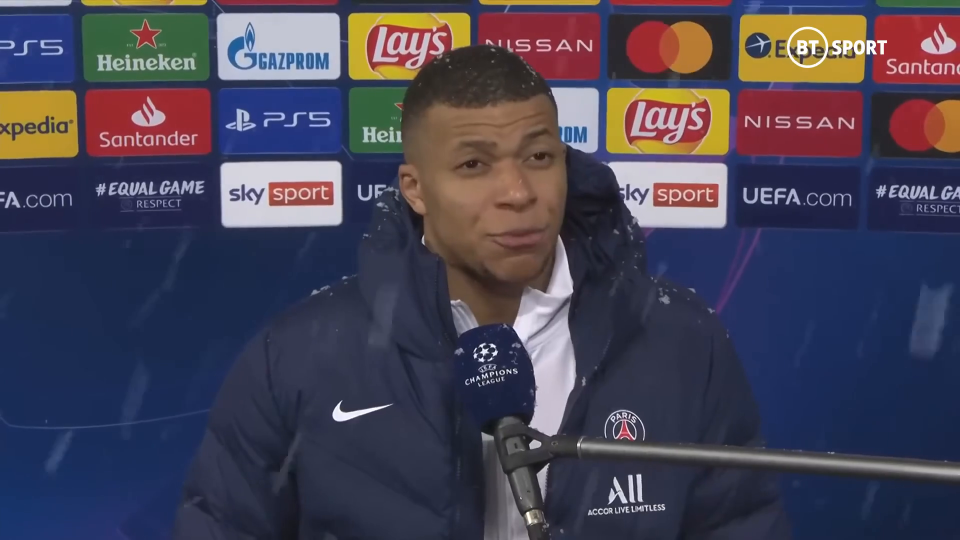
#> input picture frame 7 of CSC420/assignment4/task2/KylianMbappe.mp4, 1920 x 1080 px (shown at 1/2 size)
$ python main.py   (older library calls are emulated)
#> lines starting #> are read from the running program, lines starting #| are printed output that depends on the picture; after the words box and inside, x2 and y2 are one past the last pixel; in counts of white or black regions, pixels touching at a corner belong together
import cv2
import numpy as np
import matplotlib.pyplot as plt

def compute_iou(boxA, boxB):
    """
    Compute the Intersection over Union (IoU) between two bounding boxes.
    Each box is defined as (x, y, w, h).
    """
    xA, yA, wA, hA = boxA
    xB, yB, wB, hB = boxB
    xA2, yA2 = xA + wA, yA + hA
    xB2, yB2 = xB + wB, yB + hB

    xI1 = max(xA, xB)
    yI1 = max(yA, yB)
    xI2 = min(xA2, xB2)
    yI2 = min(yA2, yB2)
    if xI2 < xI1 or yI2 < yI1:
        return 0.0
    interArea = (xI2 - xI1) * (yI2 - yI1)
    boxAArea = wA * hA
    boxBArea = wB * hB
    iou = interArea / float(boxAArea + boxBArea - interArea)
    return iou

def process_video_hue(video_path):
    """Part 1: Use hue histogram and mean shift tracking, comparing with Viola–Jones detections."""
#> called with video_path = 'KylianMbappe.mp4'
    cap = cv2.VideoCapture(video_path)
    if not cap.isOpened():
        print("Error opening video")
        return

    ret, frame = cap.read()
#> frame is the input picture: shape (1080, 1920, 3); mean B, G, R 84.7, 67.4, 71.3
    if not ret:
        print("Cannot read video")
        return

    gray = cv2.cvtColor(frame, cv2.COLOR_BGR2GRAY)
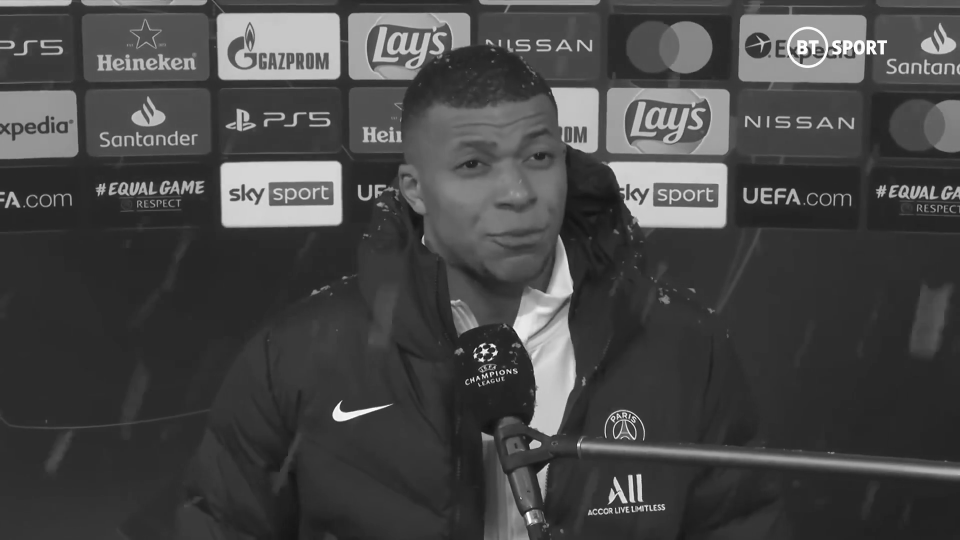
#> gray: shape (1080, 1920) (shown at 1/2 size); min 1, max 255, mean 70.5
    face_cascade = cv2.CascadeClassifier(cv2.data.haarcascades + "haarcascade_frontalface_default.xml")
    faces = face_cascade.detectMultiScale(gray, scaleFactor=1.1, minNeighbors=5)
#> faces = [[845, 193, 335, 335]]
    if len(faces) == 0:
        print("No face detected in the first frame.")
        return
    x, y, w, h = faces[0]
#> x = 845; y = 193; w = 335; h = 335

    track_window = (x, y, w, h)
#> track_window = (845, 193, 335, 335)

    hsv_roi = cv2.cvtColor(frame, cv2.COLOR_BGR2HSV)
#> hsv_roi: shape (1080, 1920, 3); mean H, S, V 105.1, 120.5, 101.3
    mask = cv2.inRange(hsv_roi, np.array((0, 30, 32)), np.array((180, 255, 255)))
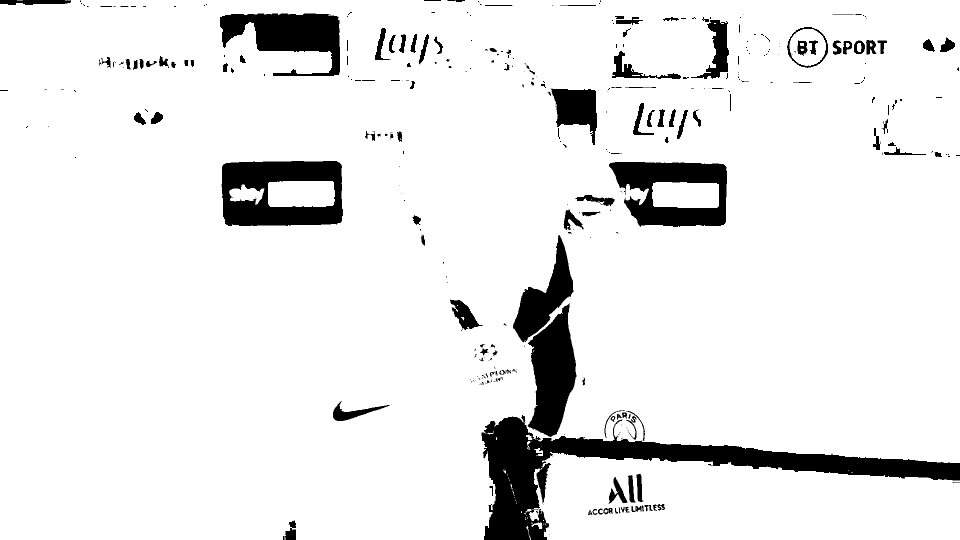
#> mask: shape (1080, 1920) (shown at 1/2 size); 91.6% white; 386 black regions (225 under 20 px), largest, box (x1, y1, x2, y2) and area: (963, 830, 1920, 1080) 53484, (443, 322, 686, 452) 21840, (1218, 324, 1454, 454) 18217
    roi = hsv_roi[y:y+h, x:x+w]
#> roi: shape (335, 335, 3); mean H, S, V 31, 95.8, 117.1
    mask_roi = mask[y:y+h, x:x+w]
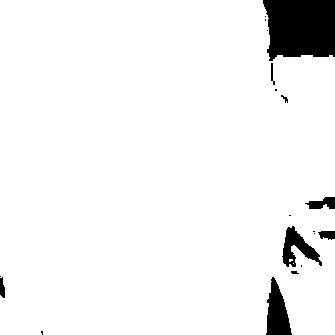
#> mask_roi: shape (335, 335); 94.7% white; 19 black regions (11 under 20 px), largest, box (x1, y1, x2, y2) and area: (263, 0, 335, 61) 3807, (266, 277, 292, 335) 927, (282, 226, 322, 267) 707
    roi_hist = cv2.calcHist([roi], [0], mask_roi, [180], [0, 180])
#> roi_hist = 180 values, max 22346 at index 12, min 0 at index 21, mean 590.2
    cv2.normalize(roi_hist, roi_hist, 0, 255, cv2.NORM_MINMAX)

    iou_list = []
    frame_nums = []
    frame_counter = 1

    sample_high = None
    sample_low = None

    while True:
        ret, frame = cap.read()
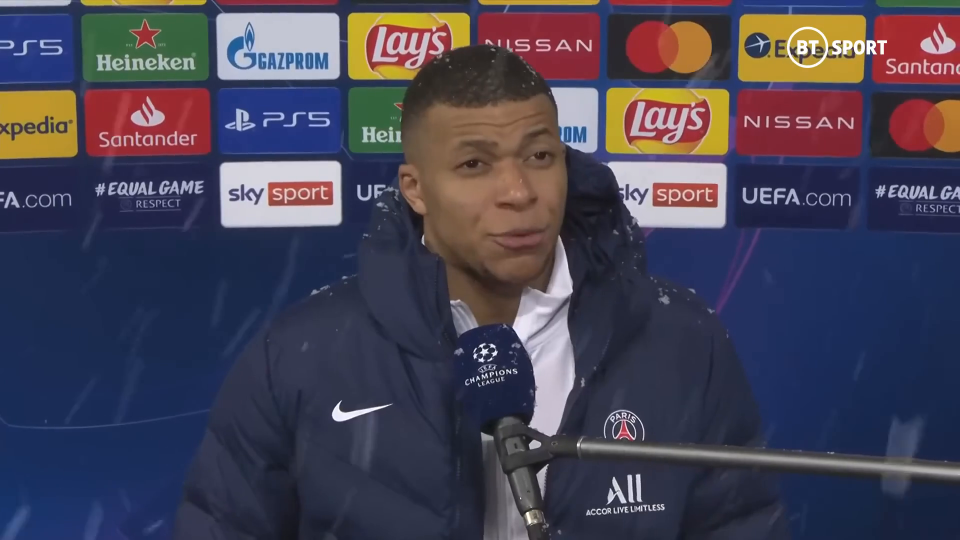
#> input picture frame 8 of CSC420/assignment4/task2/KylianMbappe.mp4, 1920 x 1080 px (shown at 1/2 size)
#> frame is the input picture: shape (1080, 1920, 3); mean B, G, R 84.6, 67.5, 71.3
        if not ret:
            break
        frame_counter += 1

        hsv = cv2.cvtColor(frame, cv2.COLOR_BGR2HSV)
#> hsv: shape (1080, 1920, 3); mean H, S, V 104.9, 120.5, 101.3
        back_proj = cv2.calcBackProject([hsv], [0], roi_hist, [0, 180], 1)
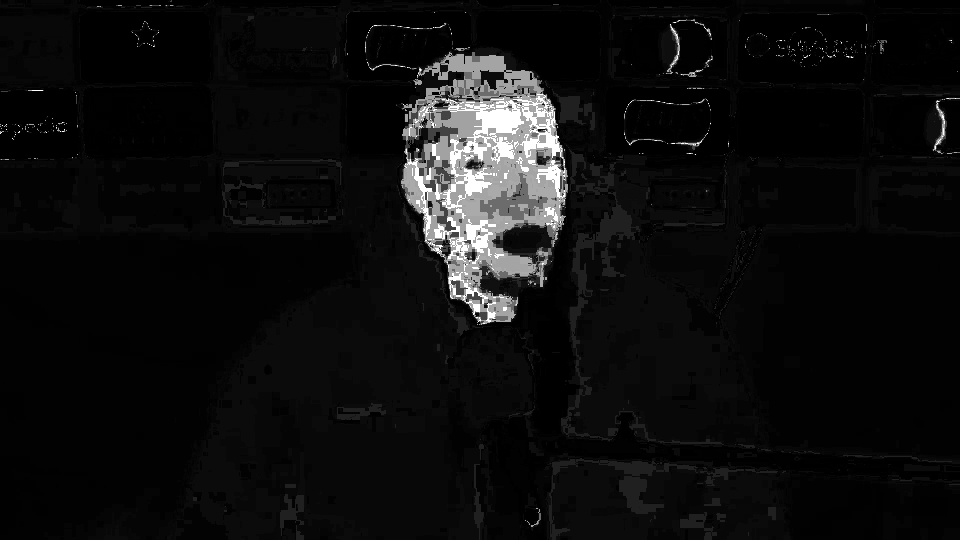
#> back_proj: shape (1080, 1920) (shown at 1/2 size); min 0, max 255, mean 14.6
        ret_val, track_window = cv2.meanShift(back_proj, track_window,
                                                (cv2.TERM_CRITERIA_EPS | cv2.TERM_CRITERIA_COUNT, 10, 1))
#> ret_val = 7; track_window = (807, 156, 335, 335)
        x_t, y_t, w_t, h_t = track_window
#> x_t = 807; y_t = 156; w_t = 335; h_t = 335

        gray = cv2.cvtColor(frame, cv2.COLOR_BGR2GRAY)
        faces = face_cascade.detectMultiScale(gray, scaleFactor=1.1, minNeighbors=5)
#> faces = [[1440, 190, 105, 105], [845, 193, 336, 336]]
        if len(faces) > 0:
            x_d, y_d, w_d, h_d = faces[0]
#> x_d = 1440; y_d = 190; w_d = 105; h_d = 105
        else:
            x_d, y_d, w_d, h_d = (0, 0, 0, 0)

        iou_val = compute_iou((x_t, y_t, w_t, h_t), (x_d, y_d, w_d, h_d))
#> in compute_iou, `xB, yB, wB, hB = boxB`: xB = 1440; yB = 190; wB = 105
#> in compute_iou, `xB2, yB2 = xB + wB, yB + hB`: xB2 = 1545; yB2 = 295
#> in compute_iou, `xI1 = max(xA, xB)`: xI1 = 1440
#> in compute_iou, `yI1 = max(yA, yB)`: yI1 = 190
#> in compute_iou, `xI2 = min(xA2, xB2)`: xI2 = 1142
#> in compute_iou, `yI2 = min(yA2, yB2)`: yI2 = 295
#> iou_val = 0
        iou_list.append(iou_val)
        frame_nums.append(frame_counter)

        if sample_high is None and iou_val > 0.5:
            sample_high = frame.copy()
            cv2.rectangle(sample_high, (x_t, y_t), (x_t+w_t, y_t+h_t), (0, 255, 0), 2)  # tracked: green
            cv2.rectangle(sample_high, (x_d, y_d), (x_d+w_d, y_d+h_d), (0, 0, 255), 2)  # detection: red

        if sample_low is None and iou_val < 0.1:
            sample_low = frame.copy()
            cv2.rectangle(sample_low, (x_t, y_t), (x_t+w_t, y_t+h_t), (0, 255, 0), 2)
            cv2.rectangle(sample_low, (x_d, y_d), (x_d+w_d, y_d+h_d), (0, 0, 255), 2)
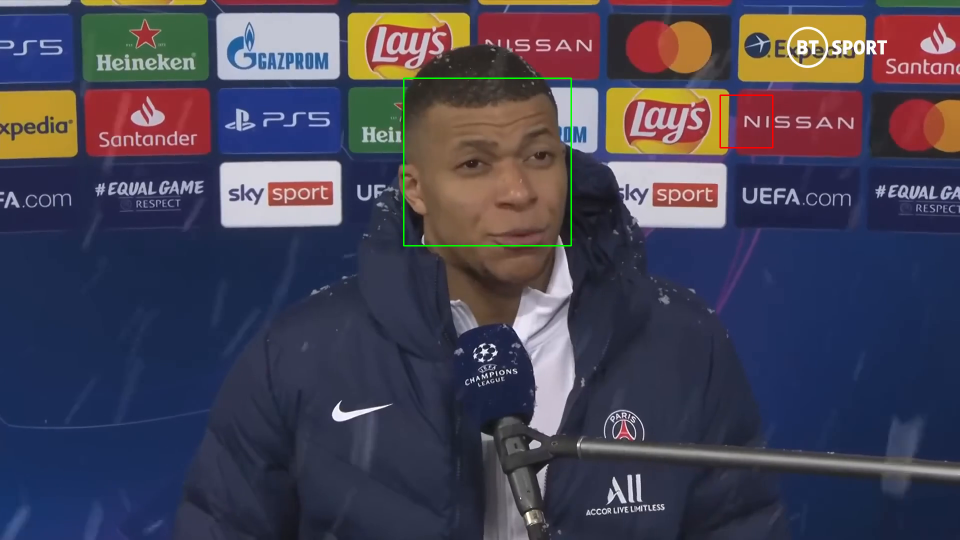
#> sample_low: shape (1080, 1920, 3) (shown at 1/2 size); mean B, G, R 84.4, 67.8, 71.2

        # cv2.imshow("Hue Tracking", frame)
        # if cv2.waitKey(1) & 0xFF == ord('q'):
        #     break

    cap.release()
    # cv2.destroyAllWindows()

    high_iou_count = sum(1 for i in iou_list if i > 0.5)
    percentage = (high_iou_count / len(iou_list)) * 100
    print("Hue-based tracking: Percentage of frames with IoU > 50%: {:.2f}%".format(percentage))

    plt.figure()
    plt.plot(frame_nums, iou_list)
    plt.xlabel("Frame Number")
    plt.ylabel("IoU")
    plt.title("IoU Over Time (Hue Histogram)")
    plt.savefig("./assets/hue.png")
    plt.show()

    if sample_high is not None:
        cv2.imwrite("./assets/sample_high_iou_hue.png", sample_high)
    if sample_low is not None:
        cv2.imwrite("./assets/sample_low_iou_hue.png", sample_low)

# [119 lines left out: function process_video_gradient, not called in this run]


if __name__ == '__main__':
    video_path = "KylianMbappe.mp4"
    print("Part 1: Hue-based tracking")
    process_video_hue(video_path)
    print("Part 2: Gradient-based tracking")
    process_video_gradient(video_path)

$ run again, starting later in the video
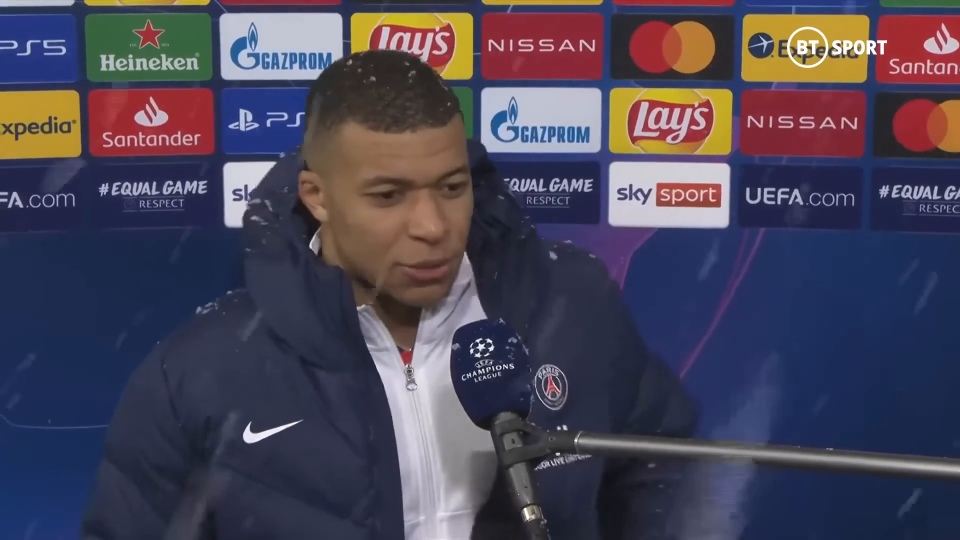
#> input picture frame 60 of CSC420/assignment4/task2/KylianMbappe.mp4, 1920 x 1080 px (shown at 1/2 size)
#> in process_video_hue, frame is the input picture: shape (1080, 1920, 3); mean B, G, R 86.8, 69.4, 74.2
#> in process_video_hue, `faces = face_cascade.detectMultiScale(gray, scaleFactor=1.1, minNeighb..`: faces = [[684, 265, 312, 312]]
#> x = 684; y = 265; w = 312
#> in process_video_hue, `track_window = (x, y, w, h)`: track_window = (684, 265, 312, 312)
#> hsv_roi: shape (1080, 1920, 3); mean H, S, V 106.5, 115.9, 103.1
#> in process_video_hue, `mask = cv2.inRange(hsv_roi, np.array((0, 30, 32)), np.array((180, 255,..`:
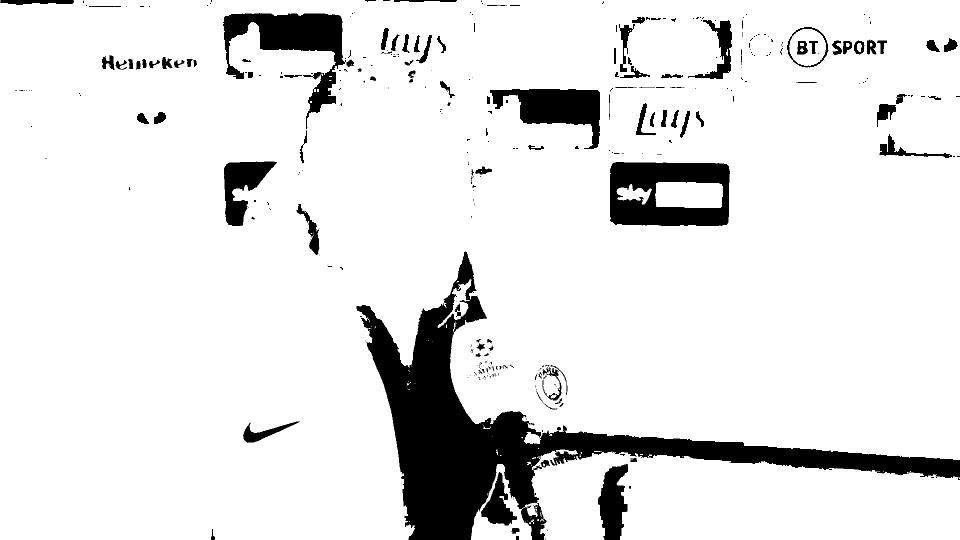
#> mask: shape (1080, 1920) (shown at 1/2 size); 89.5% white; 378 black regions (248 under 20 px), largest, box (x1, y1, x2, y2) and area: (713, 502, 1920, 1080) 119217, (1220, 324, 1460, 452) 21519, (446, 26, 692, 258) 18925
#> roi: shape (312, 312, 3); mean H, S, V 34.3, 97.8, 110.1
#> mask_roi: shape (312, 312); 97.9% white; 20 black regions (15 under 20 px), largest, box (x1, y1, x2, y2) and area: (220, 237, 266, 312) 1629, (266, 68, 300, 84) 296, (259, 74, 264, 86) 34, (288, 0, 292, 7) 24, (258, 87, 260, 103) 22
#> roi_hist = 180 values, max 17590 at index 12, min 0 at index 18, mean 529.2
#> hsv: shape (1080, 1920, 3); mean H, S, V 106.3, 116.2, 102.8
#> in process_video_hue, `ret_val, track_window = cv2.meanShift(back_proj, track_window, (cv2.TE..`: ret_val = 9; track_window = (646, 219, 312, 312)
#> x_t = 646; y_t = 219; w_t = 312
#> in process_video_hue, `faces = face_cascade.detectMultiScale(gray, scaleFactor=1.1, minNeighb..`: faces = [[684, 267, 315, 315]]
#> x_d = 684; y_d = 267; w_d = 315
#> xB = 684; yB = 267; wB = 315
#> xB2 = 999; yB2 = 582
#> xI1 = 684
#> yI1 = 267
#> xI2 = 958
#> yI2 = 531
#> interArea = 72336
#> boxBArea = 99225
#> iou = 0.582
#> in process_video_hue, `cv2.rectangle(sample_high, (x_d, y_d), (x_d+w_d, y_d+h_d), (0, 0, 255)..`:
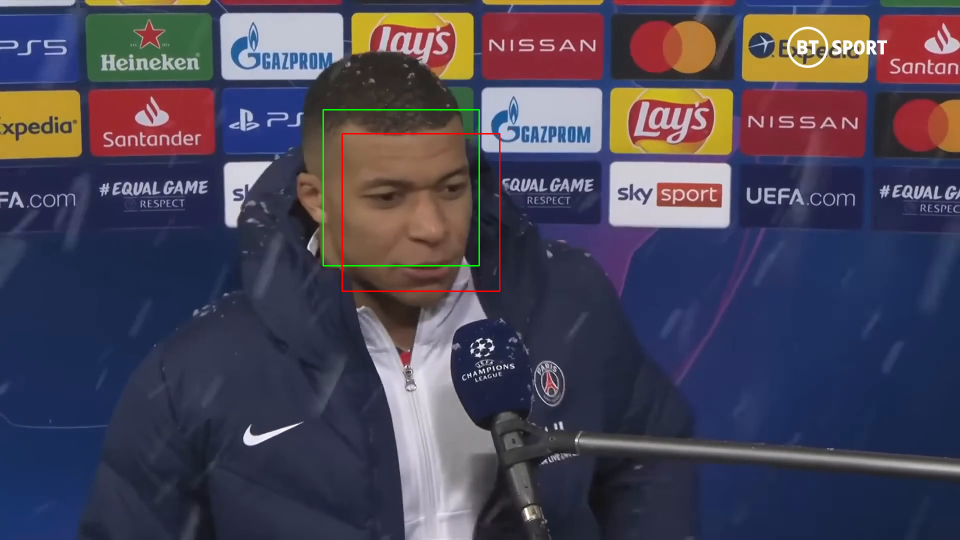
#> sample_high: shape (1080, 1920, 3) (shown at 1/2 size); mean B, G, R 86.4, 69.5, 74.1
